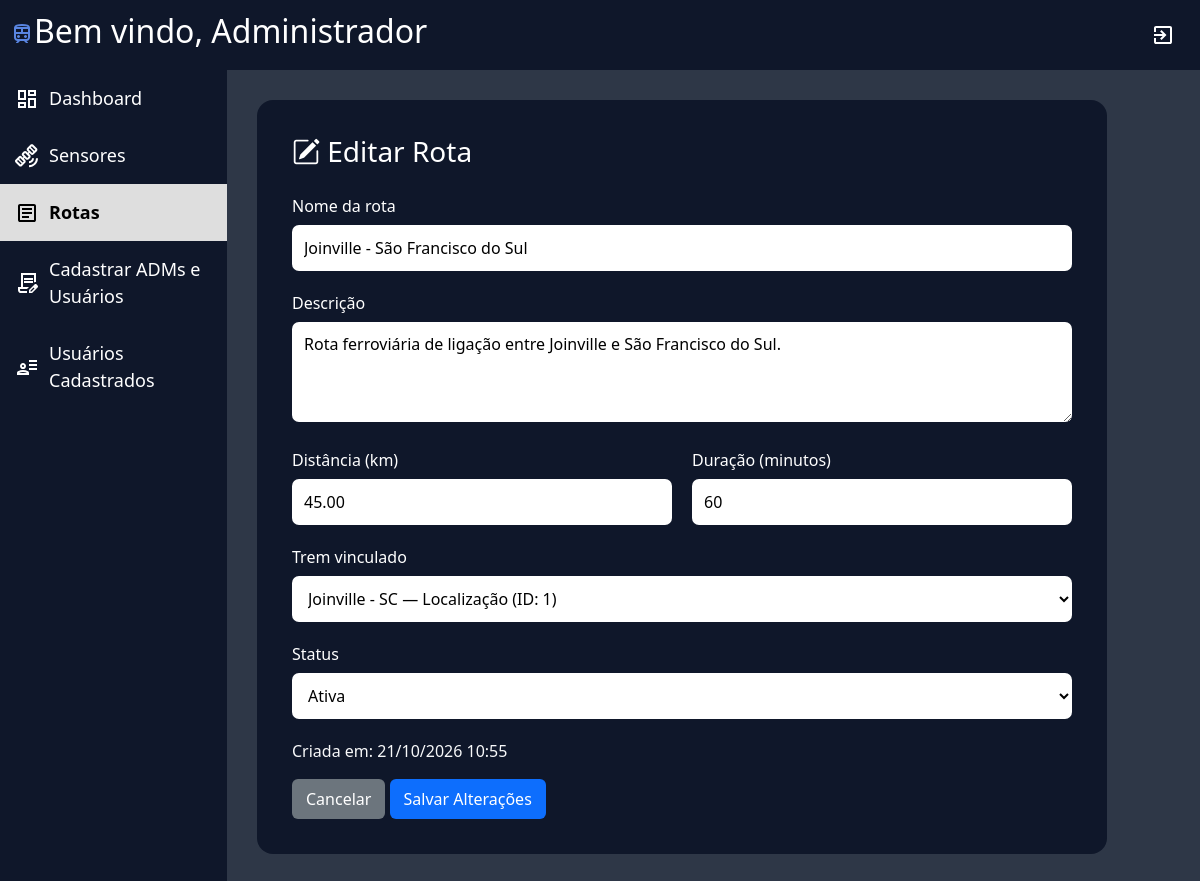
Screenshot of /public/editar_rota.php?id=1 (signed in) with the database file from the repository.
### tables this page shows
CREATE TABLE ROTAS (
    id INT AUTO_INCREMENT PRIMARY KEY,
    nome VARCHAR(200) NOT NULL,
    descricao TEXT NOT NULL,
    distancia_km DECIMAL(10,2) NOT NULL,
    trem_id INT NOT NULL,
    duracao_min INT NOT NULL,
    data_criacao DATETIME NOT NULL DEFAULT CURRENT_TIMESTAMP,
    status ENUM('Ativa', 'Inativa', 'Manutenção') NOT NULL DEFAULT 'Ativa',
    CONSTRAINT fk_rotas_trens
        FOREIGN KEY (trem_id) REFERENCES TRENS(id)
        ON DELETE RESTRICT ON UPDATE CASCADE
);

CREATE TABLE TRENS (
    id INT AUTO_INCREMENT PRIMARY KEY,
    localizacao VARCHAR(150) NOT NULL,
    tipo_de_dado VARCHAR(50) NOT NULL,
    horario TIME NULL,
    status ENUM('Ativo', 'Inativo', 'Manutenção', 'Alerta') NOT NULL DEFAULT 'Ativo',
    usuario_id INT NULL,
    CONSTRAINT fk_trens_usuario
        FOREIGN KEY (usuario_id) REFERENCES USUARIO(id)
        ON DELETE SET NULL ON UPDATE CASCADE
);

### infra/seguranca.php (called while the page is built, shortened)
<?php
function e(string $valor): string
{
    return htmlspecialchars(
        $valor,
        ENT_QUOTES,
        'UTF-8'
    );
}

### public/editar_rota.php (the view, shortened to what this page needs)
<?php
require_once "../infra/seguranca.php";
require_once "../infra/conexao.php";
$id = filter_input(INPUT_GET, "id", FILTER_VALIDATE_INT);
$stmt = $conexao->prepare("SELECT id, nome, descricao, distancia_km, trem_id, duracao_min, data_criacao, status FROM ROTAS WHERE id = ?");
$stmt->bind_param("i", $id);
$stmt->execute();
$rota = $stmt->get_result()->fetch_assoc();
$trens = $conexao->query("SELECT id, localizacao, tipo_de_dado FROM TRENS ORDER BY localizacao ASC");
?>
<!DOCTYPE html>
<html lang="pt-br">
<head>
    <link rel="stylesheet" href="../assets/style/style.css">
    <link href="https://cdn.jsdelivr.net/npm/bootstrap@5.3.8/dist/css/bootstrap.min.css" rel="stylesheet">
    <link rel="stylesheet" href="https://cdn.jsdelivr.net/npm/bootstrap-icons@1.11.3/font/bootstrap-icons.min.css">
</head>
<body>
<header class="cabecalho"><h2><img src="../assets/icons/TREM_AZUL.svg" alt="">Bem vindo, Administrador</h2><a href="../logout.php"><img src="../assets/icons/exit.svg" class="item" alt="Sair"></a></header>
<div class="layout">
    <aside class="menu-lateral">
        <a href="tela_inicial.php" class="item"><img src="../assets/icons/dashboard_branco.svg" alt="">Dashboard</a>
        <a href="gerenciar_sensores.php" class="item"><img src="../assets/icons/sensor_branco.svg" alt="">Sensores</a>
        <a href="rotas.php" class="item ativo"><img src="../assets/icons/relatorio_preto.svg" alt="">Rotas</a>
        <a href="cadastro_admin.php" class="item"><img src="../assets/icons/cadastrar_branco.svg" alt="">Cadastrar ADMs e Usuários</a>
        <a href="usuarios_cadastrados.php" class="item"><img src="../assets/icons/usuarios_branco.svg" alt="">Usuários Cadastrados</a>
    </aside>
    <main class="conteudo">
        <div class="formulario-rota">
            <h3><i class="bi bi-pencil-square"></i> Editar Rota</h3>
            <form method="POST" action="atualizar_rota.php">
                <div class="grupo-input"><label for="nome">Nome da rota</label><input type="text" id="nome" name="nome" maxlength="200" value="<?= e($rota["nome"]) ?>" required></div>
                <div class="grupo-input"><label for="descricao">Descrição</label><textarea id="descricao" name="descricao" required><?= e($rota["descricao"]) ?></textarea></div>
                <div class="linha-formulario">
                    <div class="grupo-input"><label for="distancia_km">Distância (km)</label><input type="number" id="distancia_km" name="distancia_km" min="0.01" step="0.01" value="<?= e($rota["distancia_km"]) ?>" required></div>
                    <div class="grupo-input"><label for="duracao_min">Duração (minutos)</label><input type="number" id="duracao_min" name="duracao_min" min="1" step="1" value="<?= (int) $rota["duracao_min"] ?>" required></div>
                </div>
                <div class="grupo-input"><label for="trem_id">Trem vinculado</label><select id="trem_id" name="trem_id" required>
                    <?php if ($trens): while ($trem = $trens->fetch_assoc()): ?>
                        <option value="<?= (int) $trem["id"] ?>" <?= (int) $rota["trem_id"] === (int) $trem["id"] ? "selected" : "" ?>><?= e($trem["localizacao"]) ?> — <?= e($trem["tipo_de_dado"]) ?> (ID: <?= (int) $trem["id"] ?>)</option>
                    <?php endwhile; endif; ?>
                </select></div>
                <div class="grupo-input"><label for="status">Status</label><select id="status" name="status" required>
                    <option value="Ativa" <?= $rota["status"] === "Ativa" ? "selected" : "" ?>>Ativa</option>
                </select></div>
                <p class="text-light">Criada em: <?= date("d/m/Y H:i", strtotime($rota["data_criacao"])) ?></p>
                <div class="mt-3"><a href="rotas.php" class="botao_cancelar">Cancelar</a> <button type="submit" class="btn-salvar">Salvar Alterações</button></div>
            </form>
        </div>
    </main>
</div>
</body>
</html>

### assets/style/style.css (style rules this page uses)
* { box-sizing: border-box; }
body { margin: 0; background-color: #2e3747 !important; color: white; overflow-x: hidden; }
.cabecalho { display: flex; justify-content: space-between; align-items: center; background-color: #0f172a; padding: 10px; height: 70px; color: white; width: 100%; }
.layout { display: flex; width: 100%; min-height: calc(100vh - 70px); }
.menu-lateral { width: 227px; min-width: 207px; flex-shrink: 0; background-color: #0f172a; }
.item { width: 100%; padding: 15px; font-size: 18px; cursor: pointer; display: flex; align-items: center; gap: 10px; text-decoration: none; color: white; box-sizing: border-box; }
.item.ativo { background-color: #dedede; font-weight: bold; color: black; }
.conteudo { flex: 1; min-width: 0; width: calc(100% - 207px); padding: 25px; background-color: #2e3747 !important; }
.conteudo { flex: 1; min-width: 0; padding: 30px; background-color: #2e3747 !important; }
.grupo-input { width: 100%; margin-bottom: 20px; }
.grupo-input label { display: block; color: white; margin-bottom: 7px; }
.grupo-input input, .grupo-input select { width: 100%; height: 46px; border: none; border-radius: 7px; padding: 0 12px; background: white; }
.botao_cancelar { border: none; padding: 8px 14px; border-radius: 6px; background: #6c757d; color: white; text-decoration: none; }
.btn-salvar { border: none; padding: 8px 14px; border-radius: 6px; background: #0d6efd; color: white; }

### public/editar_rota.php (style rules this page uses)
.formulario-rota { width:100%;max-width:850px;background:#0f172a;padding:35px;border-radius:16px }
.formulario-rota h3 { color:white;margin-bottom:25px }
.linha-formulario { display:flex;gap:20px }
.grupo-input { width:100%;margin-bottom:20px }
.grupo-input label { display:block;color:white;margin-bottom:7px }
.grupo-input input,.grupo-input select,.grupo-input textarea { width:100%;border:none;border-radius:7px;padding:10px 12px }
.grupo-input input,.grupo-input select { height:46px }
.grupo-input textarea { min-height:100px;resize:vertical }
.botao_cancelar,.btn-salvar { border:none;padding:8px 14px;border-radius:6px;color:white;text-decoration:none;display:inline-block }
.botao_cancelar { background:#6c757d }
.btn-salvar { background:#0d6efd }

### rows the page displays
rotas: nome "Joinville - São Francisco do Sul", descricao "Rota ferroviária de ligação entre Joinville e São Francisco do Sul.", distancia_km "45.00", duracao_min "60", trem_id "Joinville - SC — Localização (ID: 1)", status "Ativa", data_criacao "21/10/2026 10:55"
